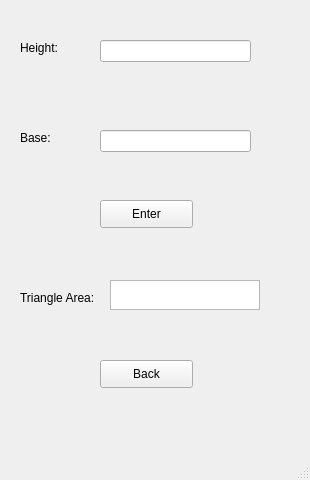
<?xml version="1.0" encoding="UTF-8"?>
<ui version="4.0">
 <class>window_triangle</class>
 <widget class="QMainWindow" name="window_triangle">
  <property name="geometry">
   <rect>
    <x>0</x>
    <y>0</y>
    <width>310</width>
    <height>480</height>
   </rect>
  </property>
  <property name="minimumSize">
   <size>
    <width>310</width>
    <height>480</height>
   </size>
  </property>
  <property name="maximumSize">
   <size>
    <width>310</width>
    <height>480</height>
   </size>
  </property>
  <property name="windowTitle">
   <string>Triangle Area</string>
  </property>
  <widget class="QWidget" name="centralwidget">
   <widget class="QTextBrowser" name="text_area">
    <property name="geometry">
     <rect>
      <x>110</x>
      <y>280</y>
      <width>150</width>
      <height>30</height>
     </rect>
    </property>
    <property name="minimumSize">
     <size>
      <width>150</width>
      <height>30</height>
     </size>
    </property>
    <property name="maximumSize">
     <size>
      <width>150</width>
      <height>30</height>
     </size>
    </property>
   </widget>
   <widget class="QLineEdit" name="line_height">
    <property name="geometry">
     <rect>
      <x>100</x>
      <y>40</y>
      <width>151</width>
      <height>22</height>
     </rect>
    </property>
   </widget>
   <widget class="QLineEdit" name="line_base">
    <property name="geometry">
     <rect>
      <x>100</x>
      <y>130</y>
      <width>151</width>
      <height>22</height>
     </rect>
    </property>
   </widget>
   <widget class="QLabel" name="label_height">
    <property name="geometry">
     <rect>
      <x>20</x>
      <y>40</y>
      <width>55</width>
      <height>16</height>
     </rect>
    </property>
    <property name="text">
     <string>Height:</string>
    </property>
   </widget>
   <widget class="QLabel" name="label_length">
    <property name="geometry">
     <rect>
      <x>20</x>
      <y>130</y>
      <width>55</width>
      <height>16</height>
     </rect>
    </property>
    <property name="text">
     <string>Base:</string>
    </property>
   </widget>
   <widget class="QPushButton" name="button_enter">
    <property name="geometry">
     <rect>
      <x>100</x>
      <y>200</y>
      <width>93</width>
      <height>28</height>
     </rect>
    </property>
    <property name="text">
     <string>Enter</string>
    </property>
   </widget>
   <widget class="QPushButton" name="button_back">
    <property name="geometry">
     <rect>
      <x>100</x>
      <y>360</y>
      <width>93</width>
      <height>28</height>
     </rect>
    </property>
    <property name="text">
     <string>Back</string>
    </property>
   </widget>
   <widget class="QLabel" name="label">
    <property name="geometry">
     <rect>
      <x>20</x>
      <y>290</y>
      <width>81</width>
      <height>16</height>
     </rect>
    </property>
    <property name="text">
     <string>Triangle Area:</string>
    </property>
   </widget>
  </widget>
  <widget class="QMenuBar" name="menubar">
   <property name="geometry">
    <rect>
     <x>0</x>
     <y>0</y>
     <width>310</width>
     <height>26</height>
    </rect>
   </property>
  </widget>
  <widget class="QStatusBar" name="statusbar"/>
 </widget>
 <resources/>
 <connections/>
</ui>
